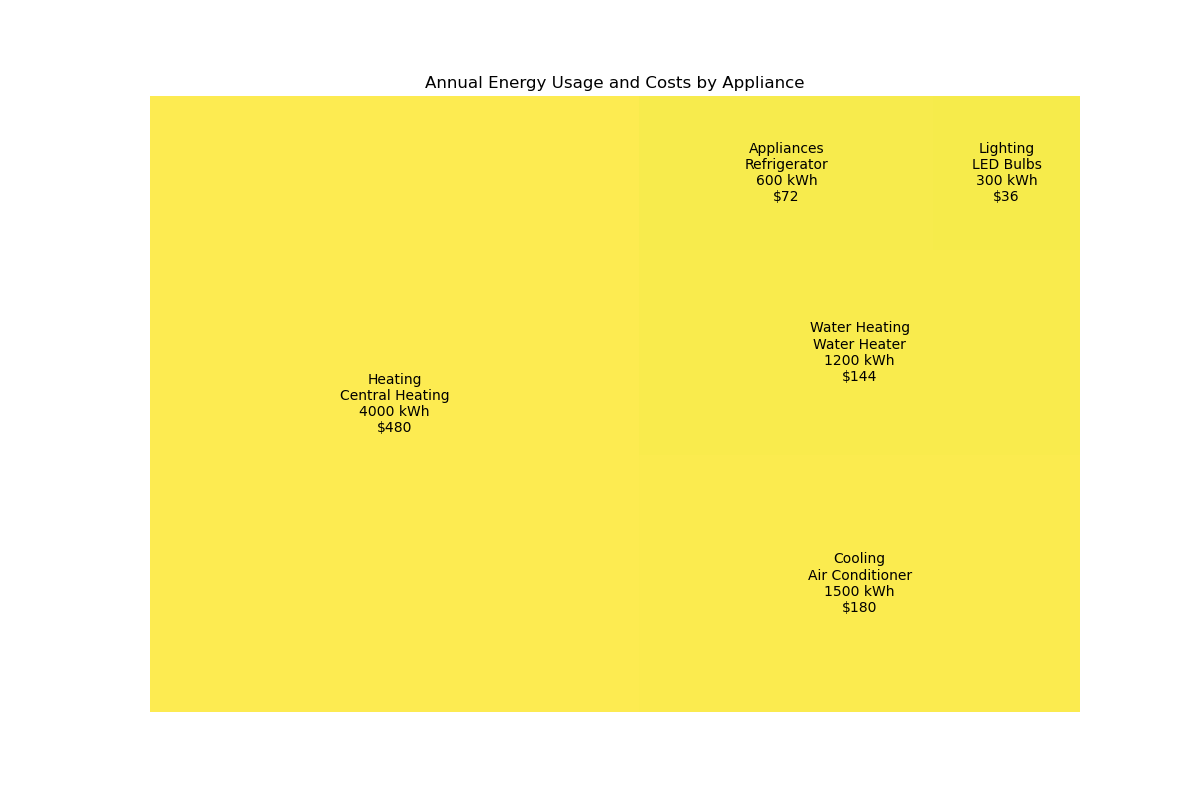

Write the Python code that produced this figure.

import matplotlib.pyplot as plt
import squarify

# Data
data = [
    {'Appliance': 'Heating', 'Utility': 'Central Heating', 'Annual Usage (kWh)': 4000, 'Annual Cost (USD)': 480},
    {'Appliance': 'Cooling', 'Utility': 'Air Conditioner', 'Annual Usage (kWh)': 1500, 'Annual Cost (USD)': 180},
    {'Appliance': 'Water Heating', 'Utility': 'Water Heater', 'Annual Usage (kWh)': 1200, 'Annual Cost (USD)': 144},
    {'Appliance': 'Appliances', 'Utility': 'Refrigerator', 'Annual Usage (kWh)': 600, 'Annual Cost (USD)': 72},
    {'Appliance': 'Lighting', 'Utility': 'LED Bulbs', 'Annual Usage (kWh)': 300, 'Annual Cost (USD)': 36}
]

# Prepare the data for the treemap
sizes = [entry['Annual Cost (USD)'] for entry in data]  # Sizes based on annual cost
labels = [f"{entry['Appliance']}\n{entry['Utility']}\n{entry['Annual Usage (kWh)']} kWh\n${entry['Annual Cost (USD)']}" for entry in data]
colors = plt.cm.viridis_r(range(len(sizes)))  # Take colors from the reversed viridis color map

# Create the treemap
plt.figure(figsize=(12, 8))
squarify.plot(sizes=sizes, label=labels, color=colors, alpha=0.8)

# Additional settings
plt.title('Annual Energy Usage and Costs by Appliance')
plt.axis('off')  # Hide the axis

# Display the plot
plt.show()
